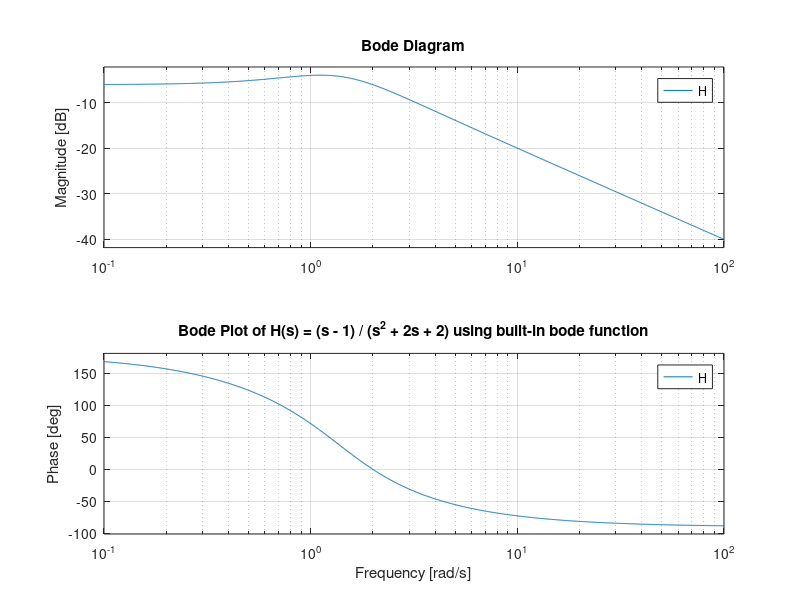

The MATLAB source for this figure:
% Define the transfer function
H = tf([1 -1], [1 2 2]);

% Define frequency range for Bode plot
omega = logspace(-1, 2, 1000); % from 0.1 to 100 rad/s

% Bode plot using built-in function
figure;
bode(H, omega);
title('Bode Plot of H(s) = (s - 1) / (s^2 + 2s + 2) using built-in bode function');
grid on;
